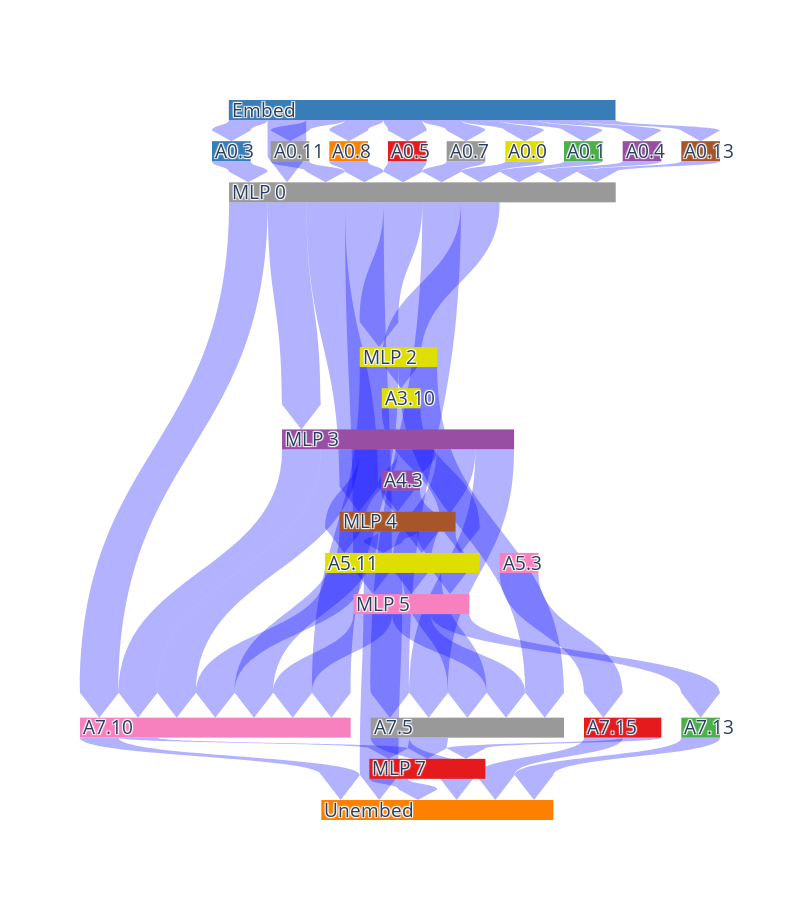
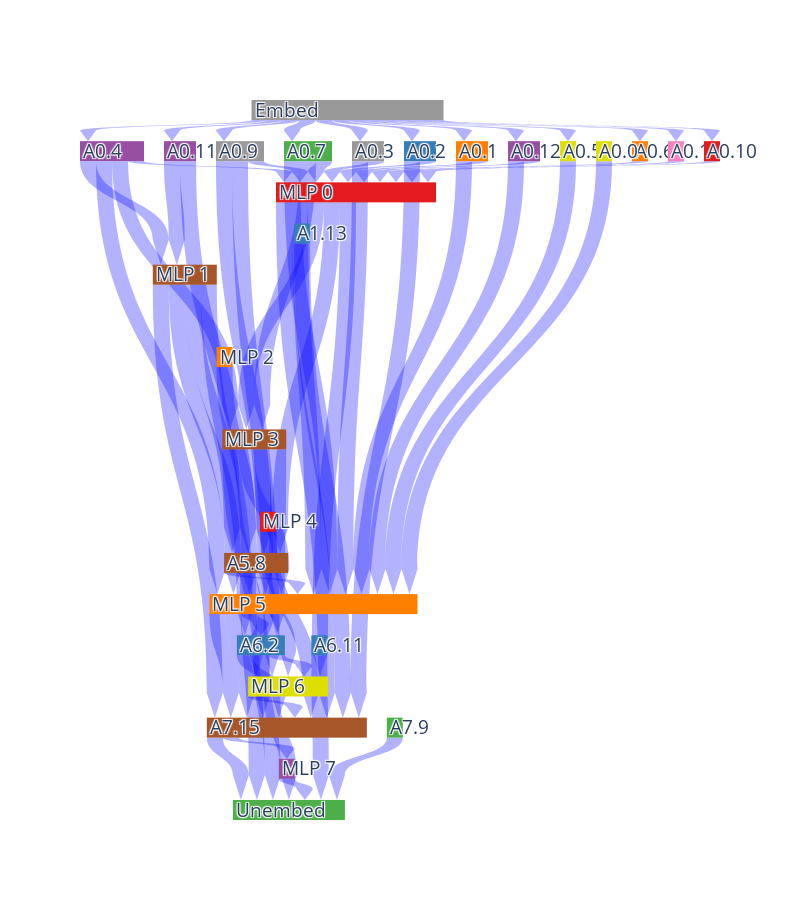

The cell these charts' notebook holds for them, in order:
### Code cell
for run in tqdm(wandb_ablated_runs, desc="Processing runs"):
    
    if "acdc_ioi_edges" in run.summaryMetrics.keys():
        print(f"Skipping run {run.name} as it has already been processed")
        continue
    
    if run.state != "finished":
        print(f"Skipping run {run.name} as it is not finished")
        continue
    
    print(f"Processing run {run.name}")
    
    model_dir = f"../model_weights/{run.name}"
    
    try:
        ablated_trained_model = load_our_model(model_dir, device=device)
    except Exception as e:
        print(f"Failed to load model from {run.name}. Possibly due to differing state_dict keys.")
        # print(f"{e}")
        continue   
        
    patched_ablated_trained_model = prepare_model_acdc(ablated_trained_model, device)
    
    remaining_edges, pruned_scores = test_model(patched_ablated_trained_model, train_loader, save_path=f"../plots/{run.name}.svg")
    
    results = {results_key: remaining_edges}
    update_run(run, results)

### Figure 1 — Plotly figure (JSON) as saved in the notebook; plotly's stock layout.template omitted (floating-point values rounded to 4 significant figures; data arrays with more than 128 entries replaced by an {"elided": "..."} marker saying what was removed)
{"data": [{"arrangement": "perpendicular", "domain": {"y": [0, 1]}, "link": {"arrowlen": 25, "color": {"elided": "264 str values"}, "label": {"elided": "264 str values"}, "source": {"elided": "264 int values"}, "target": {"elided": "264 int values"}, "value": {"elided": "264 float values"}}, "node": {"color": {"elided": "138 str values"}, "label": {"elided": "138 str values"}, "line": {"width": 0}}, "orientation": "v", "type": "sankey"}], "layout": {"height": 900, "plot_bgcolor": "blue", "width": 800}}

### Figure 2 — Plotly figure (JSON) as saved in the notebook; plotly's stock layout.template omitted (floating-point values rounded to 4 significant figures; data arrays with more than 128 entries replaced by an {"elided": "..."} marker saying what was removed)
{"data": [{"arrangement": "perpendicular", "domain": {"y": [0, 1]}, "link": {"arrowlen": 25, "color": {"elided": "337 str values"}, "label": {"elided": "337 str values"}, "source": {"elided": "337 int values"}, "target": {"elided": "337 int values"}, "value": {"elided": "337 float values"}}, "node": {"color": {"elided": "138 str values"}, "label": {"elided": "138 str values"}, "line": {"width": 0}}, "orientation": "v", "type": "sankey"}], "layout": {"height": 900, "plot_bgcolor": "blue", "width": 800}}
